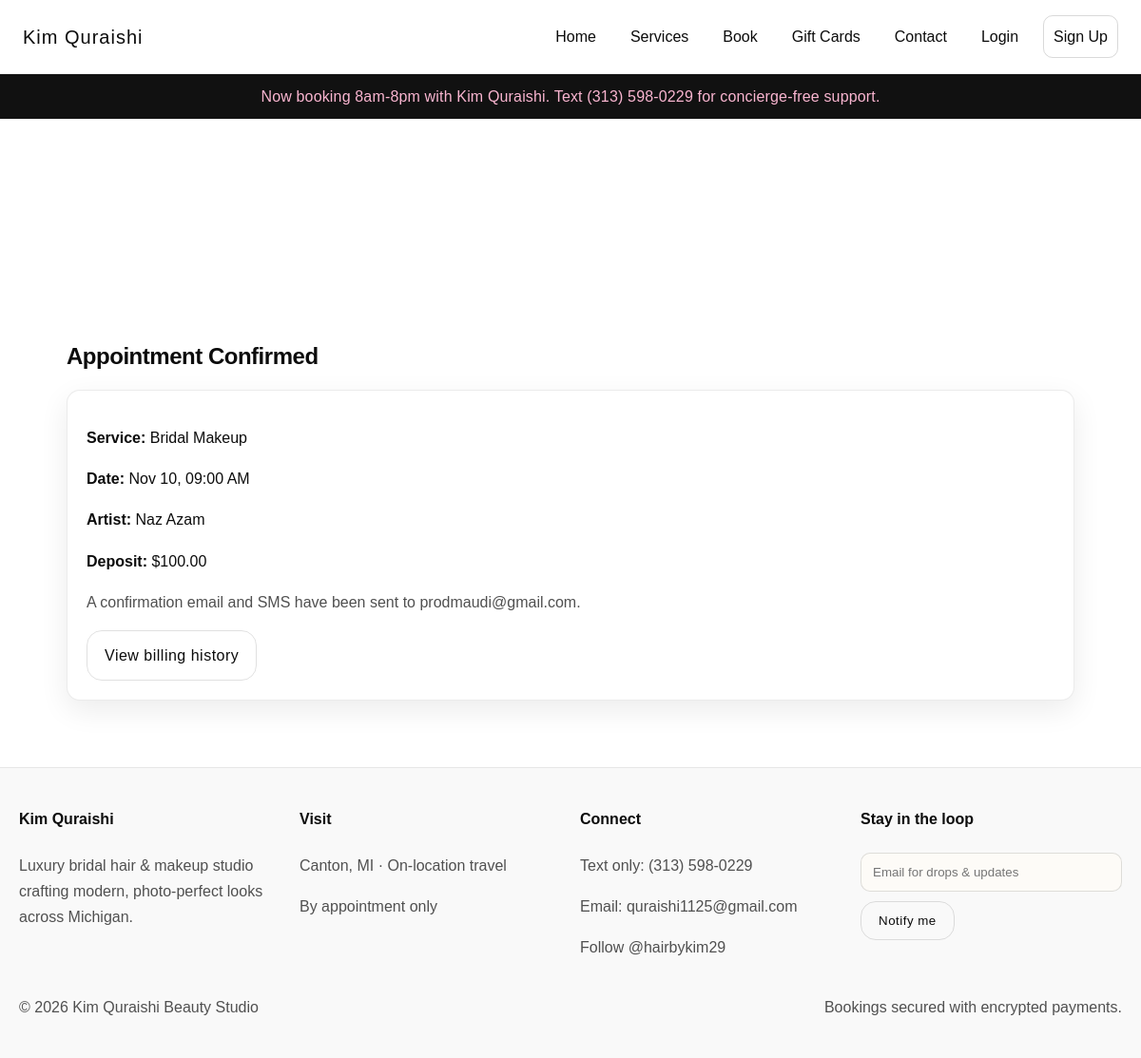
Page /appointment/1 on the committed database.
### tables this page shows
CREATE TABLE site_settings (
            key TEXT PRIMARY KEY,
            value TEXT,
            updated_at TEXT DEFAULT CURRENT_TIMESTAMP
        );

CREATE TABLE services (
            id INTEGER PRIMARY KEY AUTOINCREMENT,
            name TEXT NOT NULL,
            description TEXT,
            price_cents INTEGER NOT NULL,
            deposit_cents INTEGER NOT NULL,
            created_at TEXT DEFAULT CURRENT_TIMESTAMP
        , image_url TEXT, category TEXT, calendar_color TEXT, duration_minutes INTEGER, processing_minutes INTEGER, block_minutes INTEGER, require_deposit INTEGER);

CREATE TABLE appointments (
            id INTEGER PRIMARY KEY AUTOINCREMENT,
            client_id INTEGER,
            service_id INTEGER,
            employee_id INTEGER,
            start_time TEXT,
            status TEXT,
            notes TEXT,
            payment_intent_id TEXT,
            payment_status TEXT,
            amount_cents INTEGER,
            created_at TEXT DEFAULT CURRENT_TIMESTAMP,
            FOREIGN KEY(client_id) REFERENCES clients(id),
            FOREIGN KEY(service_id) REFERENCES services(id),
            FOREIGN KEY(employee_id) REFERENCES users(id)
        );

CREATE TABLE users (
            id INTEGER PRIMARY KEY AUTOINCREMENT,
            name TEXT NOT NULL,
            email TEXT UNIQUE NOT NULL,
            phone TEXT,
            role TEXT NOT NULL,
            password_hash TEXT NOT NULL,
            created_at TEXT DEFAULT CURRENT_TIMESTAMP
        );

CREATE TABLE clients (
            id INTEGER PRIMARY KEY AUTOINCREMENT,
            name TEXT NOT NULL,
            email TEXT,
            phone TEXT,
            notes TEXT,
            created_at TEXT DEFAULT CURRENT_TIMESTAMP
        );

### app.py (the view)
@app.route("/appointment/<int:appointment_id>")
def appointment_detail(appointment_id):
    conn = get_db()
    appt = conn.execute(
        """
        SELECT a.*, s.name as service_name, s.price_cents, s.deposit_cents, u.name as employee_name, c.name as client_name, c.email as client_email
        FROM appointments a
        LEFT JOIN services s ON a.service_id=s.id
        LEFT JOIN users u ON a.employee_id=u.id
        LEFT JOIN clients c ON a.client_id=c.id
        WHERE a.id=?
        """,
        (appointment_id,),
    ).fetchone()
    conn.close()
    if not appt:
        flash("Appointment not found.", "error")
        return redirect(url_for("home"))
    return render_template("appointment_detail.html", appt=appt, format_currency=format_currency)

### app.py (called while the page is built)
def get_db():
    conn = sqlite3.connect(DATABASE)
    conn.row_factory = sqlite3.Row
    return conn

def format_currency(cents: int) -> str:
    return f"${cents / 100:,.2f}"

@app.template_filter("beauty_time")
def beauty_time(value: str | None):
    if not value:
        return ""
    try:
        dt = datetime.fromisoformat(value)
    except (TypeError, ValueError):
        return value
    return dt.strftime("%b %d, %I:%M %p")

def current_user():
    user_id = session.get("user_id")
    if not user_id:
        return None
    conn = get_db()
    user = conn.execute("SELECT * FROM users WHERE id=?", (user_id,)).fetchone()
    conn.close()
    return user

def get_setting(key: str, default: str = "") -> str:
    conn = get_db()
    row = conn.execute("SELECT value FROM site_settings WHERE key=?", (key,)).fetchone()
    conn.close()
    return row["value"] if row else default

@app.context_processor
def inject_user():
    return {
        "current_user": current_user(),
        "now": datetime.now,
        "announcement": get_setting("announcement", ""),
    }

### templates/appointment_detail.html
{% extends 'base.html' %}
{% block content %}
<section class="section">
    <h2 class="section-title">Appointment Confirmed</h2>
    <div class="card">
        <p><strong>Service:</strong> {{ appt['service_name'] }}</p>
        <p><strong>Date:</strong> {{ appt['start_time']|beauty_time }}</p>
        <p><strong>Artist:</strong> {{ appt['employee_name'] }}</p>
        <p><strong>Deposit:</strong> {{ format_currency(appt['deposit_cents']) }}</p>
        <p class="muted">A confirmation email and SMS have been sent to {{ appt['client_email'] }}.</p>
        <a class="btn ghost" href="{{ url_for('billing') }}">View billing history</a>
    </div>
</section>
{% endblock %}

### templates/base.html (shortened to what this page needs)
<!doctype html>
<html lang="en">
<head>
    <link rel="stylesheet" href="{{ url_for('static', filename='styles.css') }}" />
</head>
<body class="bg-black luxe-bg">
    <nav class="navbar">
        <div class="brand">Kim Quraishi</div>
        <div class="nav-links" id="nav-links">
            <a href="{{ url_for('home') }}">Home</a>
            <a href="{{ url_for('services') }}">Services</a>
            <a href="{{ url_for('book') }}">Book</a>
            <a href="{{ url_for('gift_cards') }}">Gift Cards</a>
            <a href="{{ url_for('contact') }}">Contact</a>
            {% if current_user %}
                <a href="{{ url_for('billing') }}">Billing</a>
                <span class="badge">{{ current_user['role'].title() }}</span>
                {% if current_user['role'] == 'admin' %}
                <a href="{{ url_for('admin') }}">Admin</a>
                {% elif current_user['role'] == 'employee' %}
                <a href="{{ url_for('employee_dashboard') }}">My Schedule</a>
                {% endif %}
                <a href="{{ url_for('logout') }}">Logout</a>
            {% else %}
                <a href="{{ url_for('login') }}">Login</a>
                <a href="{{ url_for('signup') }}" class="pill">Sign Up</a>
            {% endif %}
        </div>
    </nav>
    {% if announcement %}
    <div class="announcement-bar">
        <div class="announcement-text">{{ announcement }}</div>
    </div>
    {% endif %}
    <main>
        <div class="section">
        </div>
        {% block content %}{% endblock %}
    </main>
    <footer class="footer">
        <div class="footer-grid">
            <div>
                <h4>Kim Quraishi</h4>
                <p>Luxury bridal hair &amp; makeup studio crafting modern, photo-perfect looks across Michigan.</p>
            </div>
            <div>
                <h4>Visit</h4>
                <p>Canton, MI · On-location travel</p>
                <p class="muted">By appointment only</p>
            </div>
            <div>
                <h4>Connect</h4>
                <p>Text only: <a href="tel:3135980229">(313) 598-0229</a></p>
                <p>Email: <a href="mailto:quraishi1125@gmail.com">quraishi1125@gmail.com</a></p>
                <p class="muted">Follow @hairbykim29</p>
            </div>
            <div>
                <h4>Stay in the loop</h4>
                <form>
                    <input type="email" placeholder="Email for drops & updates" />
                    <button class="btn ghost" type="button">Notify me</button>
                </form>
            </div>
        </div>
        <div class="footer-bottom">
            <span>© {{ now().year }} Kim Quraishi Beauty Studio</span>
            <span class="muted">Bookings secured with encrypted payments.</span>
        </div>
    </footer>
</body>
</html>

### static/styles.css (style rules this page uses)
:root { --ink: #0c0c0c; --canvas: #ffffff; --stone: #f4f4f4; --accent: #d4af37; --soft-accent: #f9f9f9; --text: #0c0c0c; --muted: #505050; }
* { box-sizing: border-box; }
body { margin: 0; font-family: 'HeadingNow74', 'HeadingNow96', sans-serif; color: var(--text); background: radial-gradient(circle at 20% 20%, rgba(212,175,55,0.06), transparent 35%), var(--canvas); min-height: 100vh; line-height: 1.7; }
.luxe-bg { background: var(--canvas); }
a { color: inherit; text-decoration: none; }
.navbar { display: flex; justify-content: space-between; align-items: center; padding: 16px 24px; border-bottom: 1px solid rgba(0,0,0,0.08); background: rgba(255,255,255,0.9); backdrop-filter: blur(6px); position: sticky; top: 0; z-index: 10; }
.brand { font-family: 'HeadingNow96', sans-serif; color: var(--ink); letter-spacing: 1px; font-size: 20px; }
.nav-links { display: flex; gap: 16px; align-items: center; flex-wrap: wrap; transition: max-height 0.3s ease, opacity 0.3s ease; }
.nav-links a, .nav-links .pill { padding: 8px 10px; border-radius: 10px; font-family: 'HeadingNow74', sans-serif; transition: background 0.2s ease; }
.btn { display: inline-block; padding: 12px 18px; background: linear-gradient(135deg, #e7c75c, var(--accent)); color: var(--ink); border-radius: 16px; border: 1px solid var(--accent); font-family: 'HeadingNow96', sans-serif; cursor: pointer; letter-spacing: 0.5px; transition: transform 0.2s ease, box-shadow 0.2s ease, background 0.2s ease; }
.btn.ghost { background: transparent; color: var(--ink); border: 1px solid rgba(0,0,0,0.12); }
.pill { padding: 8px 14px; border: 1px solid rgba(0,0,0,0.15); border-radius: 999px; }
.section { max-width: 1100px; margin: 0 auto; padding: 70px 20px; }
.section-title { font-family: 'HeadingNow96', sans-serif; color: var(--ink); margin-bottom: 14px; letter-spacing: -0.02em; }
.card { background: #ffffff; border: 1px solid rgba(0,0,0,0.08); border-radius: 14px; padding: 20px; box-shadow: 0 10px 30px rgba(0,0,0,0.08); position: relative; overflow: hidden; }
.card::before { content: ''; position: absolute; inset: 0; background: linear-gradient(120deg, rgba(0,0,0,0.03), transparent 55%); opacity: 0; transition: opacity 0.3s ease; pointer-events: none; }
.muted { color: var(--muted); }
footer { background: var(--soft-accent); padding: 40px 20px; border-top: 1px solid rgba(0,0,0,0.08); }
.footer-grid { max-width: 1200px; margin: 0 auto; display: grid; grid-template-columns: repeat(auto-fit, minmax(220px, 1fr)); gap: 20px; align-items: start; }
.footer h4 { margin-top: 0; color: var(--ink); font-family: 'HeadingNow96', sans-serif; }
.footer p, .footer a { color: var(--muted); }
.footer form { display: flex; gap: 10px; flex-wrap: wrap; }
.footer input { flex: 1; min-width: 200px; }
.footer .muted { color: var(--muted); }
.footer-bottom { max-width: 1200px; margin: 20px auto 0; display: flex; justify-content: space-between; color: var(--muted); flex-wrap: wrap; gap: 10px; }
input, select, textarea { padding: 12px; border-radius: 10px; border: 1px solid rgba(0,0,0,0.12); background: #fdfbf7; color: var(--text); font-family: 'HeadingNow74', sans-serif; }
.announcement-bar { background: #111; color: #f9b5d0; padding: 10px 16px; text-align: center; letter-spacing: 0.01em; }

### rows in the picture
site_settings: value "Now booking 8am-8pm with Kim Quraishi. Text (313) 598-0229 for concierge-free support."
services: service_name "Bridal Makeup", deposit_cents "$100.00"
appointments: start_time|beauty_time "Nov 10, 09:00 AM"
users: employee_name "Naz Azam"
clients: client_email "prodmaudi@gmail.com"
